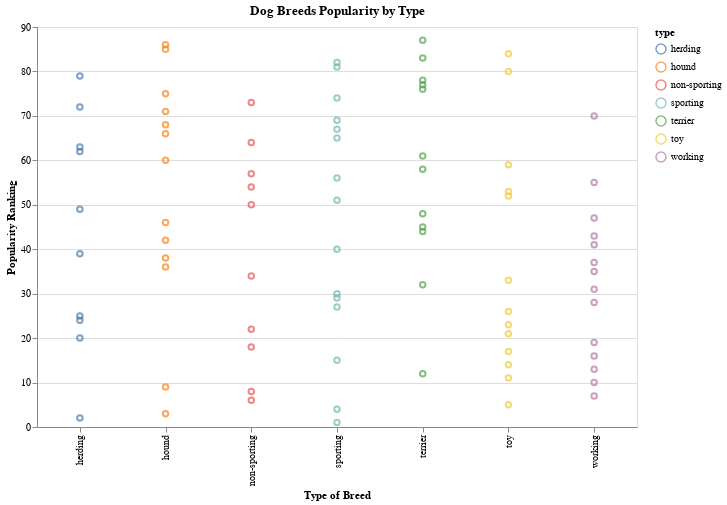

Notebook cell for this chart:
### Markdown cell above
From above, we can derive two observations. 
1. In terms of decreasing average popularity, the types are sequenced as working, toy, non-sporting, herding, sporting, hound, and terrier.
2. Howver, there exists at least one breed with high ranking in every type. For example, although terrier is less popular, the breed staffordshire bull terrier is among the top 20 most popular breed.
To show the variation range in popularity ranking, the following char is added.

### Code cell
# Create the point chart
popularity_type = alt.Chart(data).mark_point().encode(
    x=alt.X('type:N', title='Type of Breed'),
    y=alt.Y('popularity ranking:Q', title='Popularity Ranking'),
    color='type:N',
    tooltip=['Breed', 'popularity ranking']
).properties(
    title='Dog Breeds Popularity by Type',
    width=600,
    height=400
)
popularity_type
